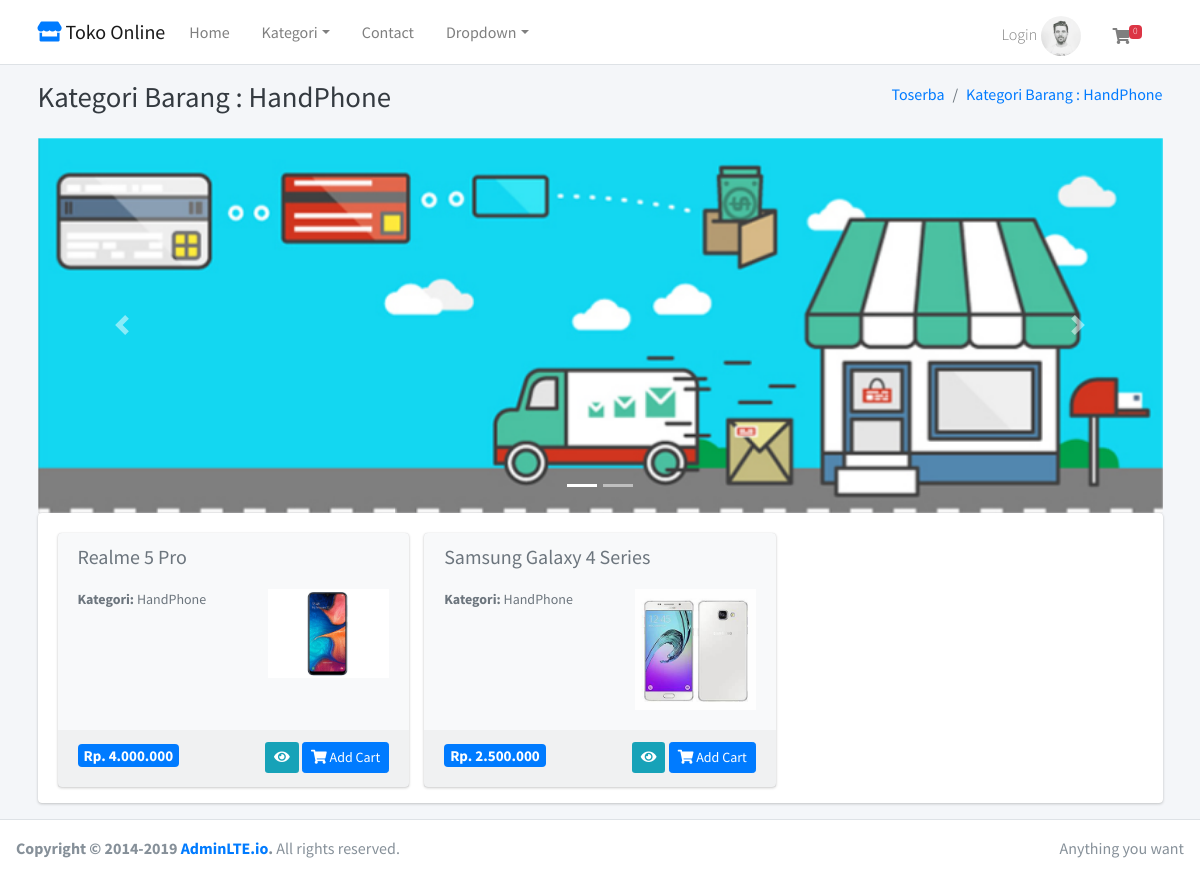
The page /home/kategori/10 on the database its author committed.
### tables this page shows
CREATE TABLE `tbl_barang` (
  `id_barang` int(11) NOT NULL,
  `nama_barang` varchar(120) DEFAULT NULL,
  `id_kategori` int(11) DEFAULT NULL,
  `harga` int(11) DEFAULT NULL,
  `deskripsi` text DEFAULT NULL,
  `gambar` text DEFAULT NULL,
  `berat` int(11) NOT NULL
);

CREATE TABLE `tbl_kategori` (
  `id_kategori` int(11) NOT NULL,
  `nama_kategori` varchar(50) NOT NULL
);

### application/views/layout/wrapper_frontend.php (called while the page is built)
<?php
  require_once('head.php');
  require_once 'header_frontend.php';
  require_once 'nav_frontend.php';
  require_once 'content.php';
  require_once 'footer_frontend.php';
 ?>

### application/controllers/Home.php (called while the page is built, shortened)
<?php
class Home extends CI_Controller{
  public function __construct()
  {
    $this->load->model(array('m_home'));
  }
  public function kategori($id_kategori)
  {
    $kategori = $this->m_home->kategori($id_kategori);
    $data = array(
      'title' => 'Kategori Barang : '.$kategori->nama_kategori,
      'barang' => $this->m_home->get_all_data_barang($id_kategori),
      'isi' => 'kategori_barang'
    );
    $this->load->view('layout/wrapper_frontend', $data, FALSE);
  }
}

### index.php (called while the page is built, shortened)
<?php
require_once BASEPATH.'core/CodeIgniter.php';

### application/views/layout/content.php (called while the page is built)
<?php
if ($isi) {
  $this->load->view($isi);
}

### application/models/M_home.php (called while the page is built, shortened)
<?php
class M_home extends CI_Model{
  public function get_all_data_kategori()
  {
    $this->db->select('*');
    $this->db->from('tbl_kategori');
    $this->db->order_by('id_kategori', 'desc');
    return $this->db->get()->result();
  }
  public function kategori($id_kategori)
  {
    $this->db->select('*');
    $this->db->from('tbl_kategori');
    $this->db->where('id_kategori', $id_kategori);
    return $this->db->get()->row();
  }
  public function get_all_data_barang($id_kategori)
  {
    $this->db->select('*');
    $this->db->from('tbl_barang');
    $this->db->join('tbl_kategori', 'tbl_kategori.id_kategori = tbl_barang.id_kategori', 'left');
    $this->db->where('tbl_barang.id_kategori', $id_kategori);
    return $this->db->get()->result();
  }
}

### application/views/layout/nav_frontend.php (the view, shortened to what this page needs)
<nav class="main-header navbar navbar-expand-md navbar-light navbar-white">
  <div class="container">
    <a href="<?= base_url() ?>" class="navbar-brand">
    <i class="fas fa-store text-primary"></i>
      <span class="brand-text font-weight-light"><b>Toko Online</b></span>
    </a>
    <div class="collapse navbar-collapse order-3" id="navbarCollapse">
      <ul class="navbar-nav">
        <li class="nav-item">
          <a href="<?= base_url() ?>" class="nav-link">Home</a>
        </li>
        <li class="nav-item dropdown">
          <a id="dropdownSubMenu1" href="#" data-toggle="dropdown" aria-haspopup="true" aria-expanded="false" class="nav-link dropdown-toggle">Kategori</a>
        </li>
        <li class="nav-item">
          <a href="#" class="nav-link">Contact</a>
        </li>
        <li class="nav-item dropdown">
          <a id="dropdownSubMenu1" href="#" data-toggle="dropdown" aria-haspopup="true" aria-expanded="false" class="nav-link dropdown-toggle">Dropdown</a>
        </li>
      </ul>
    </div>
    <ul class="order-1 order-md-3 navbar-nav navbar-no-expand ml-auto">
      <li class="nav-item mb-2">
        <?php if ($this->session->userdata('email') == ""): ?>
          <a class="nav-link" href="<?= base_url('pelanggan/login') ?>">
            <span class="brand-text font-weight-light">Login</span>
            <img src="<?= base_url() ?>templates/dist/img/user1-128x128.jpg" class="img-circle img-fluid" style="opacity: .8" width="40">
          </a>
        <?php endif; ?>
      </li>
      <?php
      $jml_item = 0;
      ?>
      <li class="nav-item dropdown mr-3 mt-2">
        <a class="nav-link" data-toggle="dropdown" href="#">
          <i class="fas fa-shopping-cart"></i>
          <span class="badge badge-danger navbar-badge"><?= $jml_item ?></span>
        </a>
      </li>
      </ul>
    </div>
  </nav>
  <div class="content-wrapper">
    <div class="content-header">
      <div class="container">
        <div class="row mb-2">
          <div class="col-sm-6">
            <h1 class="m-0 text-dark"> <?= $title ?></h1>
          </div>
          <div class="col-sm-6">
            <ol class="breadcrumb float-sm-right">
              <li class="breadcrumb-item"><a href="#">Toserba</a></li>
              <li class="breadcrumb-item"><a href="#"><?= $title ?></a></li>
            </ol>
          </div>
        </div>
      </div>
    </div>
   <div class="content">
     <div class="container">

### application/views/kategori_barang.php (shortened to what this page needs)
<div id="carouselExampleIndicators" class="carousel slide" data-ride="carousel">
  <ol class="carousel-indicators">
    <li data-target="#carouselExampleIndicators" data-slide-to="0" class="active"></li>
    <li data-target="#carouselExampleIndicators" data-slide-to="1"></li>
  </ol>
  <div class="carousel-inner">
    <div class="carousel-item active">
      <img class="d-block w-100" src="<?= base_url() ?>assets/slider/slider1.jpg" alt="First slide">
    </div>
</div>
<a class="carousel-control-prev" href="#carouselExampleIndicators" role="button" data-slide="prev">
  <span class="carousel-control-prev-icon" aria-hidden="true"></span>
</a>
<a class="carousel-control-next" href="#carouselExampleIndicators" role="button" data-slide="next">
  <span class="carousel-control-next-icon" aria-hidden="true"></span>
</a>
</div>
<div class="card card-solid">
  <div class="card-body pb-0">
    <div class="row d-flex align-items-stretch">
      <?php foreach ($barang as $key => $value): ?>
        <div class="col-12 col-sm-6 col-md-4 d-flex align-items-stretch">
          <div class="card bg-light">
            <div class="card-header text-muted border-bottom-0">
              <h2 class="lead"><b><?= $value->nama_barang ?></b></h2>
            </div>
            <div class="card-body pt-0">
              <div class="row">
                <div class="col-7">
                  <p class="text-muted text-sm"><b>Kategori: </b> <?= $value->nama_kategori ?> </p>
                </div>
                <div class="col-5 text-center">
                  <img src="<?= base_url('assets/uploads/'.$value->gambar) ?>" class="img-fluid">
                </div>
              </div>
            </div>
            <div class="card-footer">
              <div class="row">
                <div class="col-sm-6">
                  <div class="text-left">
                    <h5><span class="badge bg-primary">Rp. <?= number_format($value->harga, 0, ',','.') ?></span></h5>
                  </div>
                </div>
                <div class="col-sm-6">
                  <div class="text-right">
                    <a href="#" class="btn btn-sm bg-info">
                      <i class="fas fa-eye"></i>
                    </a>
                    <a href="#" class="btn btn-sm btn-primary">
                      <i class="fas fa-shopping-cart"></i> Add Cart
                    </a>
                  </div>
                </div>
              </div>
            </div>
          </div>
        </div>
      <?php endforeach; ?>
    </div>
  </div>
</div>

### rows shown on the page
tbl_barang: nama_barang "Realme 5 Pro", id_kategori.nama_kategori "HandPhone", gambar (picture), harga "4.000.000"
tbl_barang: nama_barang "Samsung Galaxy 4 Series", id_kategori.nama_kategori "HandPhone", gambar (picture), harga "2.500.000"

### other values the page prints
$jml_item "0"
$title "Kategori Barang : HandPhone"
